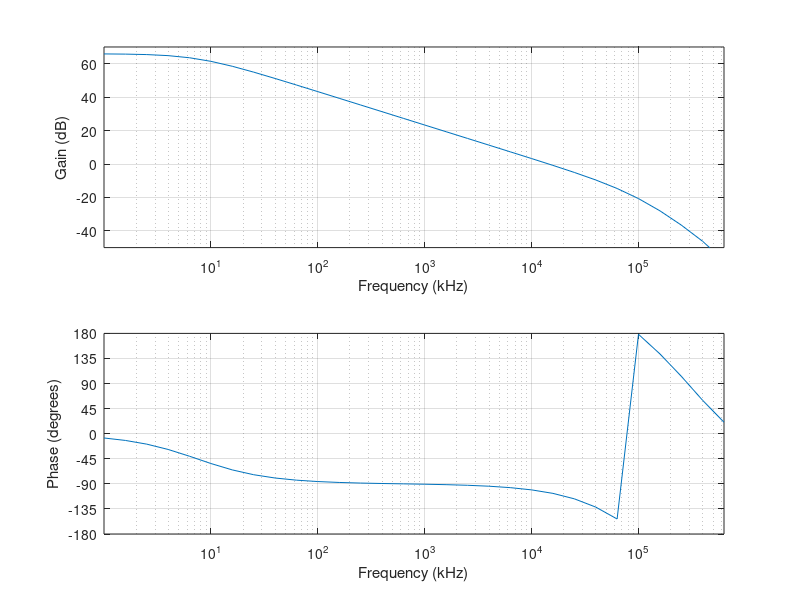

The MATLAB script that drew this image:
clear all; close all; clc;

%% Read data from CSV in the same folder
M = csvread('ac_dm.csv',1,0);
freq = M(:,1)./1000;
dbgain = 10*log10(M(:,2).^2+M(:,3).^2);
phase = 180./pi.*atan2(M(:,3),M(:,2));

index = find(freq >= 1 & freq <= 1000000);
freq = freq(index);
dbgain = dbgain(index);
phase = phase(index);

%% Generate plot
hold on;

subplot(2,1,1);
plot(freq,dbgain);
xlabel('Frequency (kHz)');
ylabel('Gain (dB)');
axis([min(freq),max(freq),-50,70]);
set(gca,'xscale','log');
grid on;

subplot(2,1,2);
plot(freq,phase);
xlabel('Frequency (kHz)');
ylabel('Phase (degrees)');
yticks(-180:45:180);
axis([min(freq),max(freq),-180,180]);
set(gca,'xscale','log');
grid on;

saveas(gcf,'ac_dm.eps','epsc');
